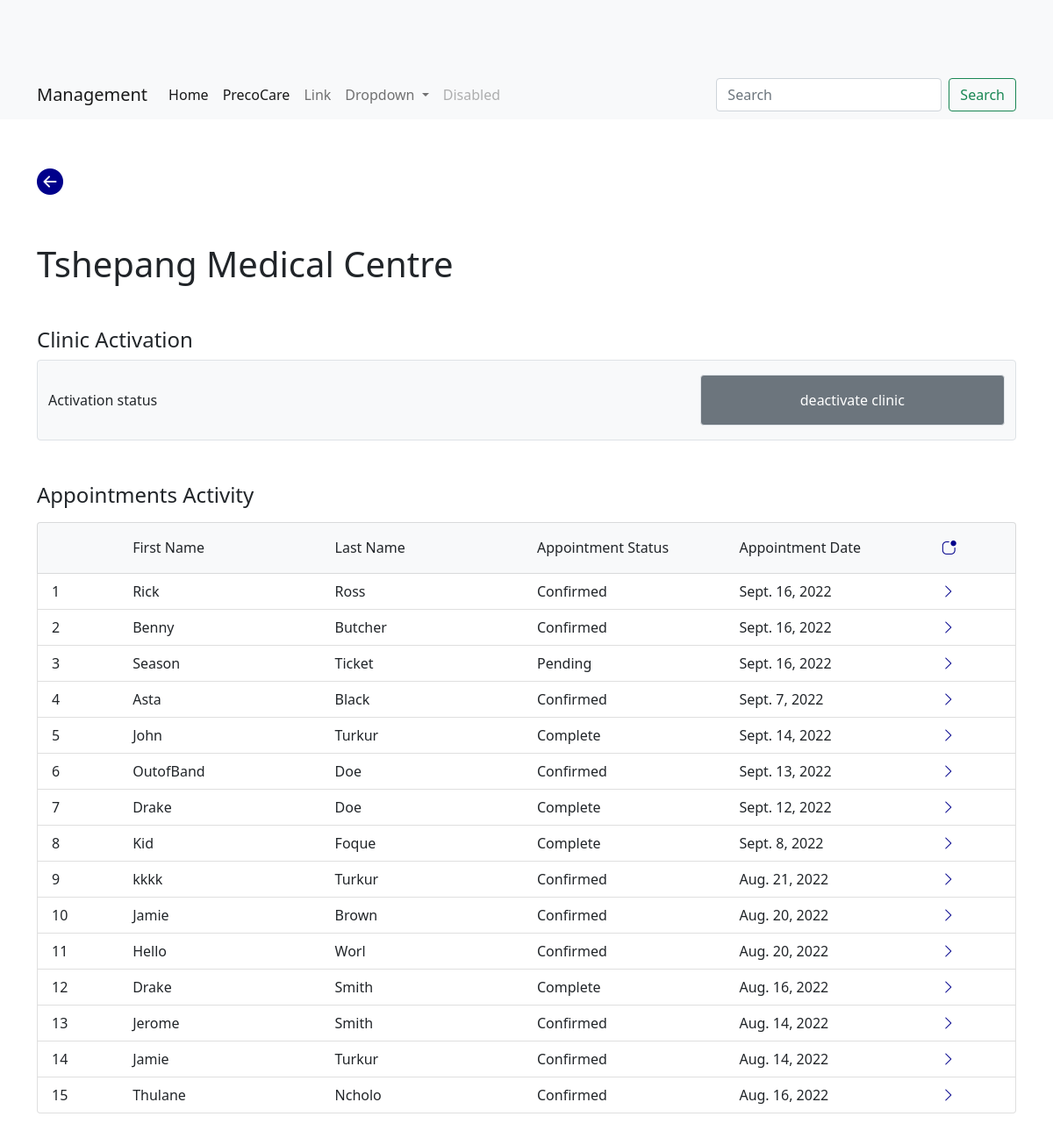
Before: /clinic-details/1 with the older database file.
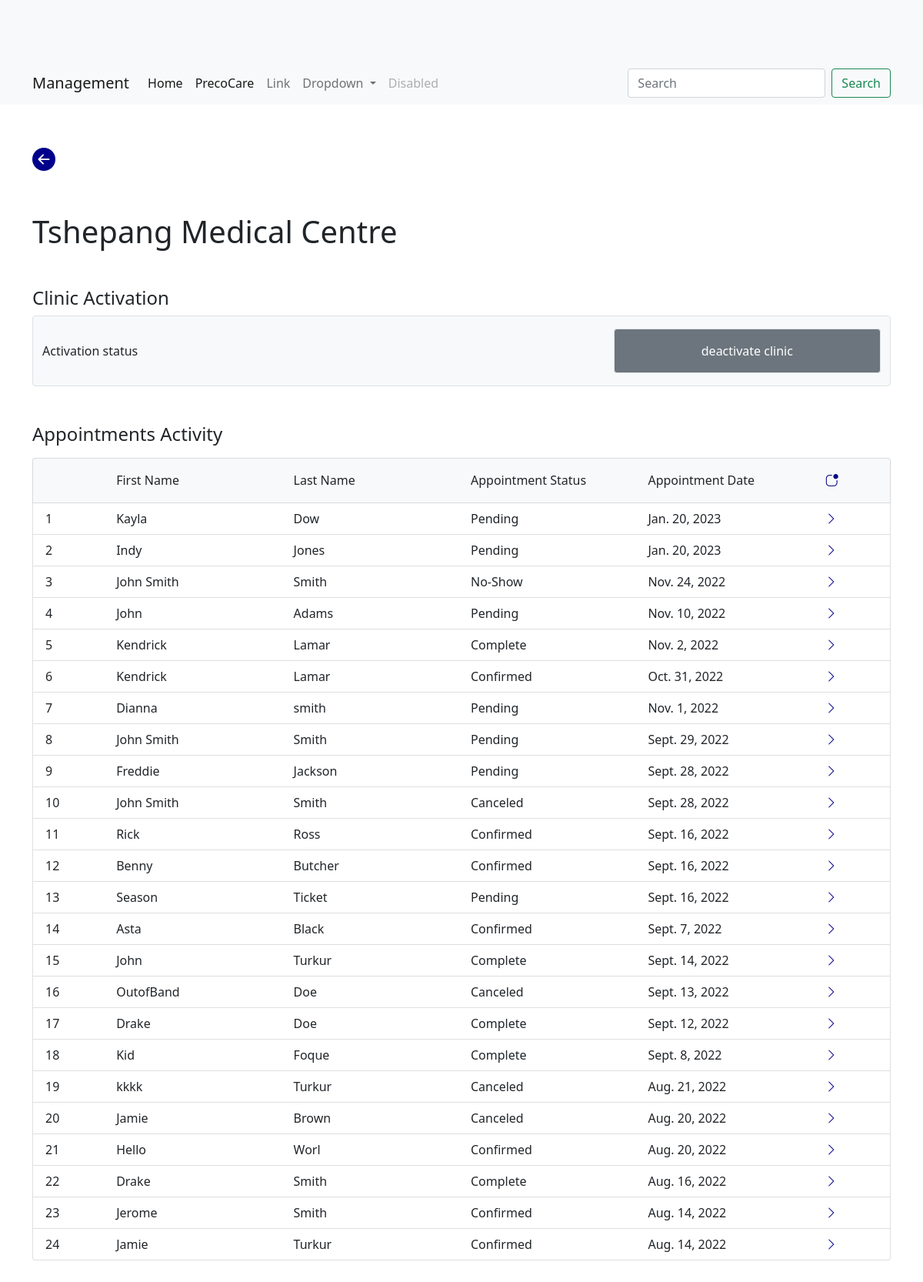
After: the same page with the newer database file.
### precocare/models.py (models this page shows, shortened)
class ClinicModel(models.Model):
    user = models.ForeignKey(User,null=True, on_delete=models.CASCADE,blank=True,default=None , related_name='owner')
    clinic_name = models.CharField(max_length=500,null=True)
    contact1 = models.CharField(max_length=50,null=True)
    contact2 = models.CharField(max_length=50,null=True)
    emial = models.CharField(max_length=50,null=True)
    about_clinic = models.TextField(blank = True)
    street = models.CharField(max_length=500,null=True)
    province = models.CharField(max_length=500,null=True)
    suburb = models.CharField(max_length=500,null=True)
    zipcode = models.CharField(max_length=500,null=True)
    mon_fri_hours = models.CharField(max_length=500,null=True)
    saturday = models.CharField(max_length=500,null=True)
    sunday = models.CharField(max_length=500,null=True)
    holidays = models.CharField(max_length=500,null=True)
    clinic_type = models.CharField(max_length=100,null=True)
    clinic_doctors = models.ManyToManyField(DoctorModel,related_name="physicians",blank=True,default=None)
    clinic_admins = models.ManyToManyField(AdministratorModel,related_name="admins",default=None)
    profile_set = models.CharField(max_length=50,null=True, default='No' ,blank=True)
    clinic_status = models.CharField(max_length=200,null=True ,blank=True,default="Disabled")
    insurance_cover = models.ManyToManyField(InsuranceModel,related_name="medical_scheme",blank=True,default=None)
    date_created = models.DateTimeField(auto_now_add=True, null=True)
    hero_image = models.ImageField(null=True, blank=True,upload_to='files/clinics')
    sub_image1 = models.ImageField(null=True, blank=True,upload_to='files/clinics')
    sub_image2 = models.ImageField(null=True, blank=True,upload_to='files/clinics')
    sub_image3 = models.ImageField(null=True, blank=True,upload_to='files/clinics')
    walk_in = models.CharField(max_length=50,null=True, default='No' ,blank=True)
    online_appointments = models.CharField(max_length=50,null=True, default='No' ,blank=True)
    telephone_appointments = models.CharField(max_length=50,null=True, default='No' ,blank=True)
    website = models.CharField(max_length=1000,null=True,blank=True)

class ApplicationForm(models.Model):
    User = models.ForeignKey(User,null=True, on_delete=models.CASCADE , blank=True, related_name="user_application", default=None)
    visit_status = models.CharField(max_length=50,null=True,blank=True)
    application_for = models.CharField(max_length=50,null=True,blank=True)
    service = models.ForeignKey(ServiceModel, on_delete=models.CASCADE , blank=True, related_name="application_service", default=None)
    fee = models.CharField(max_length=1000,null=True,blank=True)
    time_slot = models.CharField(max_length=1000,null=True,blank=True)
    time_slot_id = models.ForeignKey(BookedTimeslotModel, on_delete=models.SET_NULL , blank=True, related_name="time_slot_pk", default=None,null=True)
    date_appointment = models.DateField(auto_now_add=False,null=True,blank=True)
    reschedule_date = models.CharField(max_length=500,null=True,blank=True)
    patient_name = models.CharField(max_length=500,null=True,blank=True)
    patient_surname = models.CharField(max_length=500,null=True,blank=True)
    gender = models.CharField(max_length=500,null=True,blank=True)
    date_of_birth = models.CharField(max_length=500,null=True,blank=True)
    identification = models.CharField(max_length=13,null=True,blank=True)
    contact = models.CharField(max_length=50,null=True,blank=True)
    email = models.CharField(max_length=1000,null=True,blank=True)
    street = models.CharField(max_length=1000,null=True,blank=True)
    town = models.CharField(max_length=1000,null=True,blank=True)
    postal_code = models.CharField(max_length=1000,null=True,blank=True)
    medical_aid = models.ForeignKey(InsuranceModel,related_name="application_medical",blank=True,default=None,on_delete=models.CASCADE,null=True)
    paid_status = models.CharField(max_length=100,null=True,blank=True,default="Outstanding")
    reason_visit = models.TextField(blank = True,null=True)
    allergies = models.TextField(blank = True,null=True)
    application_status = models.CharField(max_length=100,null=True,blank=True,default="Pending")
    notify = models.CharField(max_length=100,null=True,blank=True,default="Incomplete")
    clinic_id = models.ForeignKey(ClinicModel, on_delete=models.CASCADE , blank=True, related_name="clinic_application", default=None)
    doctor = models.ForeignKey(DoctorModel, on_delete=models.CASCADE , blank=True, related_name="doctor_application", default=None,null=True)
    clinic_location = models.ForeignKey(ClinicLocationsModel, on_delete=models.CASCADE , blank=True, related_name="location_chosen", default=None,null=True)
    cancel_appointment = models.CharField(max_length=100,null=True,blank=True,default="Ongoing")
    patient_file_number = models.CharField(max_length=1000,null=True,blank=True)
    admin_booked = models.CharField(max_length=100,null=True,blank=True,default="No")
    date_created = models.DateTimeField(auto_now_add=True, null=True)

### precocare/views.py (the view)
# urls.py: path('clinic-details/<int:clinic_id>', views.ClinicDetailsView, name="clinic-details"),
def ClinicDetailsView(request , clinic_id):
    clinic = ClinicModel.objects.filter(id = clinic_id)
    appointmentsList = ApplicationForm.objects.filter(clinic_id = clinic_id).order_by('-date_created')
    if request.method == 'POST' and 'clinicActivation' in request.POST:
        updateClinic = ClinicModel.objects.get(id = clinic_id)
        updateClinic.clinic_status = 'Active'
        updateClinic.save()
        messages.success(request, 'clinic successfully activated.')
        return redirect('management')
    if request.method == 'POST' and 'clinicDeactivation' in request.POST:
        updateClinic = ClinicModel.objects.get(id = clinic_id)
        updateClinic.clinic_status = 'Disabled'
        updateClinic.save()
        messages.success(request, 'clinic successfully deactivated.')
        return redirect('management')
    if request.method == 'POST' and 'filter' in request.POST:
        status = request.POST.get('status')
        Month = request.POST.get('Month')
        filterapplications = ApplicationForm.objects.filter(Q(application_status=status) )
        print(filterapplications)
    context = {
        'clinicDeatails' : clinic,
        'appointmentsList' : appointmentsList
    }
    return render(request,'Management/clinic-details.html', context)

### precocare/templates/Management/clinic-details.html (shortened to what this page needs)
{% extends 'Management/management_base.html' %}
{% block content %}
<section class="mt-5 container">
    <a href="{% url 'management' %}">
        <i class="bi bi-arrow-left-circle-fill" style="font-size: 30px; color: darkblue;"></i>
    </a>
</section>
{% for clinic in clinicDeatails %}
<section class="container mt-5">
    <h1>{{clinic.clinic_name}}</h1>
</section>
<section class="container mt-5">
    <h4>Clinic Activation</h4>
    <div class="row mx-0 py-3 rounded bg-light border">
        <div class="col d-flex align-items-center">
            <span>
                Activation status
            </span>
        </div>
        {% if clinic.clinic_status == 'Disabled' %}
        <div class="col col-md-4">
            <button type="button" data-bs-toggle="modal" data-bs-target="#activateClinic" class="btn text-white py-3" style="background-color: darkblue; width: 100%;">activate clinic</button>
            <div class="modal fade" id="activateClinic" tabindex="-1" aria-labelledby="activateClinicLabel" aria-hidden="true">
                <div class="modal-dialog modal-lg">
                <div class="modal-content">
                    <div class="modal-header">
                    <h5 class="modal-title" id="activateClinicLabel">Clinic Activation</h5>
                    <button type="button" class="btn-close" data-bs-dismiss="modal" aria-label="Close"></button>
                    </div>
                    <div class="modal-body">
                    <center>
                        <i class="bi bi-check-circle-fill mb-5" style="font-size: 70px; color: darkblue;"></i>
                        <p class="text-secondary">click button bellow to activate clinic</p>
                        <form method="POST">
                            {% csrf_token %}
                            <button type="submit" name="clinicActivation" class="btn text-white py-3 my-4" style="width: 70%; background-color: darkblue;">Activate clinic</button>
                        </form>
                    </center>
                    </div>
                </div>
                </div>
            </div>
        </div>
        {% else %}
        <div class="col col-md-4">
            <button type="button" data-bs-toggle="modal" data-bs-target="#deactivateclinicmodal" class="btn btn-secondary border py-3" style="width: 100%;">deactivate  clinic</button>
        </div>
        {% endif %}
    </div>
</section>
<section class="container mt-5" >
    <h4>Appointments Activity</h4>
    <ul class="list-group mt-3">
        <li class="list-group-item py-3 bg-light">
            <div class="row">
                <div class="col-1"></div>
                <div class="col">
                    First Name
                </div>
                <div class="col">
                    Last Name
                </div>
                <div class="col">
                    Appointment Status
                </div>
                <div class="col">
                    Appointment Date
                </div>
                <div class="col-1">
                    <a type="button" data-bs-toggle="modal" data-bs-target="#exampleModal">
                        <i class="bi bi-app-indicator" style="font-size: 17px; color: darkblue;"></i>
                    </a>
                </div>
            </div>
        </li>
        {% for data in appointmentsList %}
        <li class="list-group-item">
            <div class="row">
                <div class="col-1">
                    {{ forloop.counter }}
                </div>
                <div class="col">
                    {{data.patient_name}}
                </div>
                <div class="col">
                    {{data.patient_surname}}
                </div>
                <div class="col">
                    {{data.application_status}}
                </div>
                <div class="col">
                    {{data.date_appointment}}
                </div>
                <div class="col-1">
                    <i class="bi bi-chevron-right" style="color: darkblue;"></i>
                </div>
            </div>
        </li>
        {% empty %}
        <div class="alert alert-primary mt-4" role="alert">
            No data
        </div>
        {% endfor %}
      </ul>
</section>
{% endfor %}
{% endblock %}

### precocare/templates/Management/management_base.html (shortened to what this page needs)
<!doctype html>
<html lang="en">
  <head>
    <link href="https://cdn.jsdelivr.net/npm/bootstrap@5.1.3/dist/css/bootstrap.min.css" rel="stylesheet">
    <link rel="stylesheet" href="https://cdn.jsdelivr.net/npm/bootstrap-icons@1.9.1/font/bootstrap-icons.css">
  </head>
  <body class="safe-area-bottom">
    <nav class="navbar navbar-expand-lg navbar-light bg-light safe-area" style=" padding-top: 88px">
        <div class="container">
          <a class="navbar-brand" href="#">Management</a>
          <div class="collapse navbar-collapse" id="navbarSupportedContent">
            <ul class="navbar-nav me-auto mb-2 mb-lg-0">
              <li class="nav-item">
                <a class="nav-link active" aria-current="page" href="#">Home</a>
              </li>
              <li class="nav-item">
                <a class="nav-link active"  href="{% url 'homepage' %}">PrecoCare</a>
              </li>
              <li class="nav-item">
                <a class="nav-link" href="#">Link</a>
              </li>
              <li class="nav-item dropdown">
                <a class="nav-link dropdown-toggle" href="#" id="navbarDropdown" role="button" data-bs-toggle="dropdown" aria-expanded="false">
                  Dropdown
                </a>
              </li>
              <li class="nav-item">
                <a class="nav-link disabled">Disabled</a>
              </li>
            </ul>
            <form class="d-flex">
              <input class="form-control me-2" type="search" placeholder="Search" aria-label="Search">
              <button class="btn btn-outline-success" type="submit">Search</button>
            </form>
          </div>
        </div>
      </nav>
      {% block content %}
      {% endblock %}
      <div style="height: 50px; width: 100%;"></div>
  </body>
</html>

Changed rows visible on the page:
removed ApplicationForm: patient_name "Thulane", patient_surname "Ncholo", application_status "Confirmed", date_appointment "Aug. 16, 2022"
added ApplicationForm: patient_name "Kayla", patient_surname "Dow", application_status "Pending", date_appointment "Jan. 20, 2023"
added ApplicationForm: patient_name "Indy", patient_surname "Jones", application_status "Pending", date_appointment "Jan. 20, 2023"
added ApplicationForm: patient_name "John Smith", patient_surname "Smith", application_status "No-Show", date_appointment "Nov. 24, 2022"
added ApplicationForm: patient_name "John", patient_surname "Adams", application_status "Pending", date_appointment "Nov. 10, 2022"
added ApplicationForm: patient_name "Kendrick", patient_surname "Lamar", application_status "Complete", date_appointment "Nov. 2, 2022"
added ApplicationForm: patient_name "Kendrick", patient_surname "Lamar", application_status "Confirmed", date_appointment "Oct. 31, 2022"
added ApplicationForm: patient_name "Dianna", patient_surname "smith", application_status "Pending", date_appointment "Nov. 1, 2022"
added ApplicationForm: patient_name "John Smith", patient_surname "Smith", application_status "Pending", date_appointment "Sept. 29, 2022"
added ApplicationForm: patient_name "Freddie", patient_surname "Jackson", application_status "Pending", date_appointment "Sept. 28, 2022"
added ApplicationForm: patient_name "John Smith", patient_surname "Smith", application_status "Canceled", date_appointment "Sept. 28, 2022"
changed ApplicationForm "OutofBand": application_status "Confirmed" → "Canceled"
changed ApplicationForm "kkkk": application_status "Confirmed" → "Canceled"
changed ApplicationForm "Brown": application_status "Confirmed" → "Canceled"
